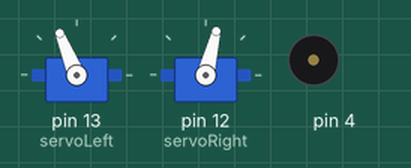
This sketch was run on a simulated Arduino Uno, built with avr-gcc and run on an emulated ATmega328P. Shown: 2 × servo, buzzer (waves = sounding).

Above: at 1.2 s.
At 3.75 s:
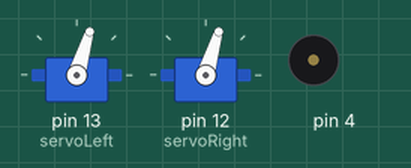
At 4.35 s:
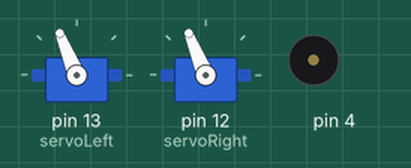
At 6.35 s:
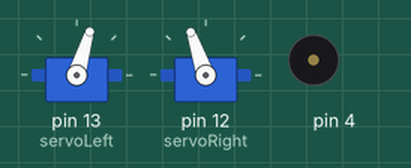
Timing chart, 0 to 7.1 s (numbered marks = the images above):
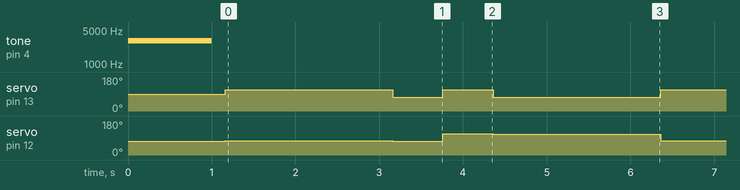

Measured:
- by itself, servo on pin 13 (servoLeft): repeats every 5.2 s: 73° 0.60 s, 112° 0.60 s, 73° 2.0 s, 112° 2.0 s
- by itself, servo on pin 12 (servoRight): repeats every 5.2 s: 73° 0.60 s, 112° 0.60 s, 109° 2.0 s, 76° 2.0 s

The sketch:

MovementsWithFunctionsInLoop.ino
```cpp
// Robotics with the BOE Shield - MovementsWithSimpleFunctions
// Move forward, left, right, then backward for testing and tuning.

#include <Servo.h>                           // Include servo library

Servo servoLeft;                             // Declare left and right servos
Servo servoRight;

void setup()                                 // Built-in initialization block
{
  tone(4, 3000, 1000);                       // Play tone for 1 second
  delay(1000);                               // Delay to finish tone

  servoLeft.attach(13);                      // Attach left signal to pin 13
  servoRight.attach(12);                     // Attach right signal to pin 12
  servoRight.writeMicroseconds(1300);        //INCLUDE IN EVERY SCRIPT (CENTRE THE ROBOT AFTER THE RESET CLICK)
  delay(160);

//  disableServos();                           // Stay still indefinitely
}

void loop()                                  // Main loop auto-repeats
{
  forward(2000);                             // Go forward for 2 seconds
  turnLeft(600);                             // Turn left for 0.6 seconds
  turnRight(600);                            // Turn right for 0.6 seconds
  backward(2000);                            // go backward for 2 seconds
}

void forward(int time)                       // Forward function
{
  servoLeft.writeMicroseconds(1700);         // Left wheel counterclockwise
  servoRight.writeMicroseconds(1328);        // Right wheel clockwise
  delay(time);                               // Maneuver for time ms
}

void turnLeft(int time)                      // Left turn function
{
  servoLeft.writeMicroseconds(1300);         // Left wheel clockwise
  servoRight.writeMicroseconds(1300);        // Right wheel clockwise
  delay(time);                               // Maneuver for time ms
}

void turnRight(int time)                     // Right turn function
{
  servoLeft.writeMicroseconds(1700);         // Left wheel counterclockwise
  servoRight.writeMicroseconds(1700);        // Right wheel counterclockwise
  delay(time);                               // Maneuver for time ms
}

void backward(int time)                      // Backward function
{
  servoLeft.writeMicroseconds(1300);         // Left wheel clockwise
  servoRight.writeMicroseconds(1672);        // Right wheel counterclockwise
  delay(time);                               // Maneuver for time ms
}

void disableServos()                         // Halt servo signals
{
  servoLeft.detach();                        // Stop sending servo signals
  servoRight.detach();
}
```
